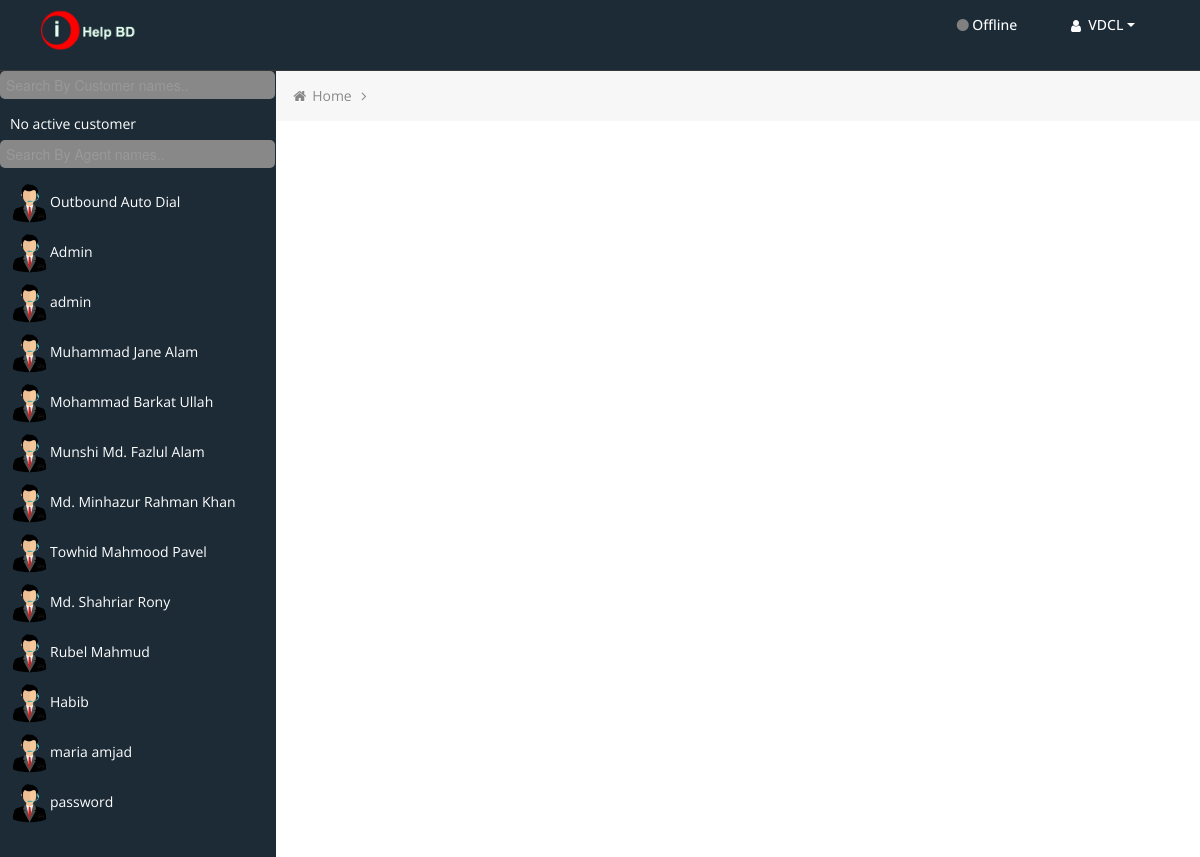
Screenshot of / (signed in) with the database file from the repository.
### tables this page shows
CREATE TABLE `vicidial_users` (
  `user_id` int UNSIGNED NOT NULL,
  `user` varchar(20) NOT NULL,
  `pass` varchar(100) NOT NULL,
  `full_name` varchar(50) DEFAULT NULL,
  `user_level` tinyint UNSIGNED DEFAULT '1',
  `user_group` varchar(20) DEFAULT NULL,
  `phone_login` varchar(20) DEFAULT NULL,
  `phone_pass` varchar(100) DEFAULT NULL,
  `delete_users` enum('0','1') DEFAULT '0',
  `delete_user_groups` enum('0','1') DEFAULT '0',
  `delete_lists` enum('0','1') DEFAULT '0',
  `delete_campaigns` enum('0','1') DEFAULT '0',
  `delete_ingroups` enum('0','1') DEFAULT '0',
  `delete_remote_agents` enum('0','1') DEFAULT '0',
  `load_leads` enum('0','1') DEFAULT '0',
  `campaign_detail` enum('0','1') DEFAULT '0',
  `ast_admin_access` enum('0','1') DEFAULT '0',
  `ast_delete_phones` enum('0','1') DEFAULT '0',
  `delete_scripts` enum('0','1') DEFAULT '0',
  `modify_leads` enum('0','1') DEFAULT '0',
  `hotkeys_active` enum('0','1') DEFAULT '0',
  `change_agent_campaign` enum('0','1') DEFAULT '0',
  `agent_choose_ingroups` enum('0','1') DEFAULT '1',
  `closer_campaigns` text,
  `scheduled_callbacks` enum('0','1') DEFAULT '1',
  `agentonly_callbacks` enum('0','1') DEFAULT '0',
  `agentcall_manual` enum('0','1') DEFAULT '0',
  `vicidial_recording` enum('0','1') DEFAULT '1',
  `vicidial_transfers` enum('0','1') DEFAULT '1',
  `delete_filters` enum('0','1') DEFAULT '0',
  `alter_agent_interface_options` enum('0','1') DEFAULT '0',
  `closer_default_blended` enum('0','1') DEFAULT '0',
  `delete_call_times` enum('0','1') DEFAULT '0',
  `modify_call_times` enum('0','1') DEFAULT '0',
  `modify_users` enum('0','1') DEFAULT '0',
  `modify_campaigns` enum('0','1') DEFAULT '0',
  `modify_lists` enum('0','1') DEFAULT '0',
  `modify_scripts` enum('0','1') DEFAULT '0',
  `modify_filters` enum('0','1') DEFAULT '0',
  `modify_ingroups` enum('0','1') DEFAULT '0',
  `modify_usergroups` enum('0','1') DEFAULT '0',
  `modify_remoteagents` enum('0','1') DEFAULT '0',
  `modify_servers` enum('0','1') DEFAULT '0',
  `view_reports` enum('0','1') DEFAULT '0',
  `vicidial_recording_override` enum('DISABLED','NEVER','ONDEMAND','ALLCALLS','ALLFORCE') DEFAULT 'DISABLED',
  `alter_custdata_override` enum('NOT_ACTIVE','ALLOW_ALTER') DEFAULT 'NOT_ACTIVE',
  `qc_enabled` enum('0','1') DEFAULT '0',
  `qc_user_level` int DEFAULT '1',
  `qc_pass` enum('0','1') DEFAULT '0',
  `qc_finish` enum('0','1') DEFAULT '0',
  `qc_commit` enum('0','1') DEFAULT '0',
  `add_timeclock_log` enum('0','1') DEFAULT '0',
  `modify_timeclock_log` enum('0','1') DEFAULT '0',
  `delete_timeclock_log` enum('0','1') DEFAULT '0',
  `alter_custphone_override` enum('NOT_ACTIVE','ALLOW_ALTER') DEFAULT 'NOT_ACTIVE',
  `vdc_agent_api_access` enum('0','1') DEFAULT '0',
  `modify_inbound_dids` enum('0','1') DEFAULT '0',
  `delete_inbound_dids` enum('0','1') DEFAULT '0',
  `active` enum('Y','N') DEFAULT 'Y',
  `alert_enabled` enum('0','1') DEFAULT '0',
  `download_lists` enum('0','1') DEFAULT '0',
  `agent_shift_enforcement_override` enum('DISABLED','OFF','START','ALL') DEFAULT 'DISABLED',
  `manager_shift_enforcement_override` enum('0','1') DEFAULT '0',
  `shift_override_flag` enum('0','1') DEFAULT '0',
  `export_reports` enum('0','1') DEFAULT '0',
  `delete_from_dnc` enum('0','1') DEFAULT '0',
  `email` varchar(100) DEFAULT '',
  `user_code` varchar(100) DEFAULT '',
  `territory` varchar(100) DEFAULT '',
  `allow_alerts` enum('0','1') DEFAULT '0',
  `agent_choose_territories` enum('0','1') DEFAULT '1',
  `custom_one` varchar(100) DEFAULT '',
  `custom_two` varchar(100) DEFAULT '',
  `custom_three` varchar(100) DEFAULT '',
  `custom_four` varchar(100) DEFAULT '',
  `custom_five` varchar(100) DEFAULT '',
  `voicemail_id` varchar(10) DEFAULT NULL,
  `agent_call_log_view_override` enum('DISABLED','Y','N') DEFAULT 'DISABLED',
  `callcard_admin` enum('1','0') DEFAULT '0',
  `agent_choose_blended` enum('0','1') DEFAULT '1',
  `realtime_block_user_info` enum('0','1') DEFAULT '0',
  `custom_fields_modify` enum('0','1') DEFAULT '0',
  `force_change_password` enum('Y','N') DEFAULT 'N',
  `agent_lead_search_override` enum('NOT_ACTIVE','ENABLED','LIVE_CALL_INBOUND','LIVE_CALL_INBOUND_AND_MANUAL','DISABLED') DEFAULT 'NOT_ACTIVE',
  `modify_shifts` enum('1','0') DEFAULT '0',
  `modify_phones` enum('1','0') DEFAULT '0',
  `modify_carriers` enum('1','0') DEFAULT '0',
  `modify_labels` enum('1','0') DEFAULT '0',
  `modify_statuses` enum('1','0') DEFAULT '0',
  `modify_voicemail` enum('1','0') DEFAULT '0',
  `modify_audiostore` enum('1','0') DEFAULT '0',
  `modify_moh` enum('1','0') DEFAULT '0',
  `modify_tts` enum('1','0') DEFAULT '0',
  `preset_contact_search` enum('NOT_ACTIVE','ENABLED','DISABLED') DEFAULT 'NOT_ACTIVE',
  `modify_contacts` enum('1','0') DEFAULT '0',
  `modify_same_user_level` enum('0','1') DEFAULT '1',
  `admin_hide_lead_data` enum('0','1') DEFAULT '0',
  `admin_hide_phone_data` enum('0','1','2_DIGITS','3_DIGITS','4_DIGITS') DEFAULT '0',
  `agentcall_email` enum('0','1') DEFAULT '0',
  `modify_email_accounts` enum('0','1') DEFAULT '0',
  `failed_login_count` tinyint UNSIGNED DEFAULT '0',
  `last_login_date` datetime DEFAULT '2001-01-01 00:00:01',
  `last_ip` varchar(15) DEFAULT '',
  `pass_hash` varchar(500) DEFAULT '',
  `alter_admin_interface_options` enum('0','1') DEFAULT '1',
  `max_inbound_calls` smallint UNSIGNED DEFAULT '0',
  `modify_custom_dialplans` enum('1','0') DEFAULT '0',
  `wrapup_seconds_override` smallint DEFAULT '-1',
  `modify_languages` enum('1','0') DEFAULT '0',
  `selected_language` varchar(100) DEFAULT 'default English',
  `user_choose_language` enum('1','0') DEFAULT '0',
  `ignore_group_on_search` enum('1','0') DEFAULT '0',
  `api_list_restrict` enum('1','0') DEFAULT '0',
  `api_allowed_functions` varchar(1000) DEFAULT ' ALL_FUNCTIONS ',
  `lead_filter_id` varchar(20) DEFAULT 'NONE',
  `admin_cf_show_hidden` enum('1','0') DEFAULT '0',
  `agentcall_chat` enum('1','0') DEFAULT '0',
  `user_hide_realtime` enum('1','0') DEFAULT '0',
  `access_recordings` enum('0','1') DEFAULT '0',
  `modify_colors` enum('1','0') DEFAULT '0',
  `user_nickname` varchar(50) DEFAULT '',
  `user_new_lead_limit` smallint DEFAULT '-1',
  `api_only_user` enum('0','1') DEFAULT '0',
  `modify_auto_reports` enum('1','0') DEFAULT '0',
  `modify_ip_lists` enum('1','0') DEFAULT '0',
  `ignore_ip_list` enum('1','0') DEFAULT '0',
  `ready_max_logout` mediumint DEFAULT '-1',
  `export_gdpr_leads` enum('0','1','2') DEFAULT '0'
);

### menu.php (the view, shortened to what this page needs)
<div id="sidebar-left" class="span3" style="overflow: auto;">
    <div class="nav-collapse sidebar-nav">
        <input type="text" id="myInputEx" onkeyup="customSearchByNameEx()"
            style="border-radius: 5px;background: #888; border: 1px #888; color: #FFFFFF; width: 95%;"
            placeholder="Search By Customer names..">
        <ul class="nav nav-tabs nav-stacked main-menu" id="myULEx">
            <?php
			$cust_qry = $conn->query("SELECT * FROM `chat_id` WHERE `agent_name` = '" . $_SESSION["userLiveChat"] . "' AND `agent_close` <> 'YES'");
			if ($cust_qry->num_rows > 0) {
				while ($row_cust = $cust_qry->fetch_assoc()) {
					$result_notify2 = $conn->query("SELECT * FROM `chat_customer_notification` WHERE chat_id='" . $row_cust['id'] . "'");
					$row_count2 = $result_notify2->num_rows;
					if ($row_count2 > 0) {
						echo "<li id=\"" . $row_cust['id'] . "\"><a href=\"?p=" . $row_cust['id'] . "&type=cust\" id=\"aa_" . $row_cust['id'] . "\"><span><img src=\"./img/gallery/customer-icon.png\" alt=\"Agent to Agent Chat\" width=\"40\" height=\"45\"></span>";
						echo "<span class=\"hidden-tablet\">" . $row_cust['customer_id'] . "</span><span class=\"badge\" id=\"cc_" . $row_list['id'] . "\" style=\"background: red;\">" . $row_count2 . "</span></a></li>";
					} else {
						echo "<li id=\"" . $row_cust['id'] . "\"><a href=\"?p=" . $row_cust['id'] . "&type=cust\" id=\"aa_" . $row_cust['id'] . "\"><span><img src=\"./img/gallery/customer-icon.png\" alt=\"Agent to Agent Chat\" width=\"40\" height=\"45\"></span>";
						echo "<span class=\"hidden-tablet\">" . $row_cust['customer_id'] . "</span></a></li>";
					}
				}
			} else {
				echo "<li id=\"no_id\"><a href=\"#\" id=\"aa_no_id\"><span></span>";
				echo "<span class=\"hidden-tablet\">No active customer</span></a></li>";
			}
			?>
        </ul>
        <input type="text" id="myInputIn" onkeyup="customSearchByNameIn()"
            style="border-radius: 5px;background: #888; border: 1px #888; color: #FFFFFF; width: 95%;"
            placeholder="Search By Agent names..">
        <ul class="nav nav-tabs nav-stacked main-menu" id="myULIn">
            <?php
			$user_list = array();
			$sql = "SELECT * FROM `vicidial_live_agents`";
			$ul_qry = $conn->query($sql);
			while ($row_ul = $ul_qry->fetch_assoc()) {
				array_push($user_list, $row_ul['user']);
			}
			$result_qry = $conn->query("SELECT * FROM `vicidial_users` WHERE user_group='" . $_SESSION['userGroupLiveChat'] . "' and user <> '" . $_SESSION["userLiveChat"] . "'");
			while ($row_list = $result_qry->fetch_assoc()) {
				if (in_array($row_list['user'], $user_list)) {
					$agent_icon = "agent-icon-online.png";
				} else {
					$agent_icon = "agent-icon-offline.png";
				}
				$result_notify = $conn->query("SELECT * FROM `internal_conversation_notification` WHERE received_by='" . $_SESSION['userLiveChat'] . "' and send_by = '" . $row_list['user'] . "'");
				$row_count = ($result_notify->num_rows);
				if ($row_count > 0) {
					echo "<li id=\"" . $row_list['user'] . "\"><a href=\"?p=" . $row_list['user'] . "\" id=\"aa_" . $row_list['user'] . "\"><span><img src=\"./img/gallery/" . $agent_icon . "\" alt=\"Agent to Agent Chat\" width=\"40\" height=\"45\"></span>";
					echo "<span class=\"hidden-tablet\">" . $row_list['full_name'] . "</span><span class=\"badge\" id=\"cc_" . $row_list['user'] . "\" style=\"background: red;\">" . $row_count . "</span></a></li>";
				} else {
					echo "<li id=\"" . $row_list['user'] . "\"><a href=\"?p=" . $row_list['user'] . "\" id=\"aa_" . $row_list['user'] . "\"><span><img src=\"./img/gallery/" . $agent_icon . "\" alt=\"Agent to Agent Chat\" width=\"40\" height=\"45\"></span>";
					echo "<span class=\"hidden-tablet\">" . $row_list['full_name'] . "</span></a></li>";
				}
			}
			?>
        </ul>
    </div>
</div>

### rows the page displays
vicidial_users: full_name "Outbound Auto Dial"
vicidial_users: full_name "Admin"
vicidial_users: full_name "admin"
vicidial_users: full_name "Muhammad Jane Alam"
vicidial_users: full_name "Mohammad Barkat Ullah"
vicidial_users: full_name "Munshi Md. Fazlul Alam"
vicidial_users: full_name "Md. Minhazur Rahman Khan"
vicidial_users: full_name "Towhid Mahmood Pavel"
vicidial_users: full_name "Md. Shahriar Rony"
vicidial_users: full_name "Rubel Mahmud"
vicidial_users: full_name "Habib"
vicidial_users: full_name "maria amjad"
vicidial_users: full_name "password"

### other values shown
$_SESSION['userLiveChat'] "VDCL"
